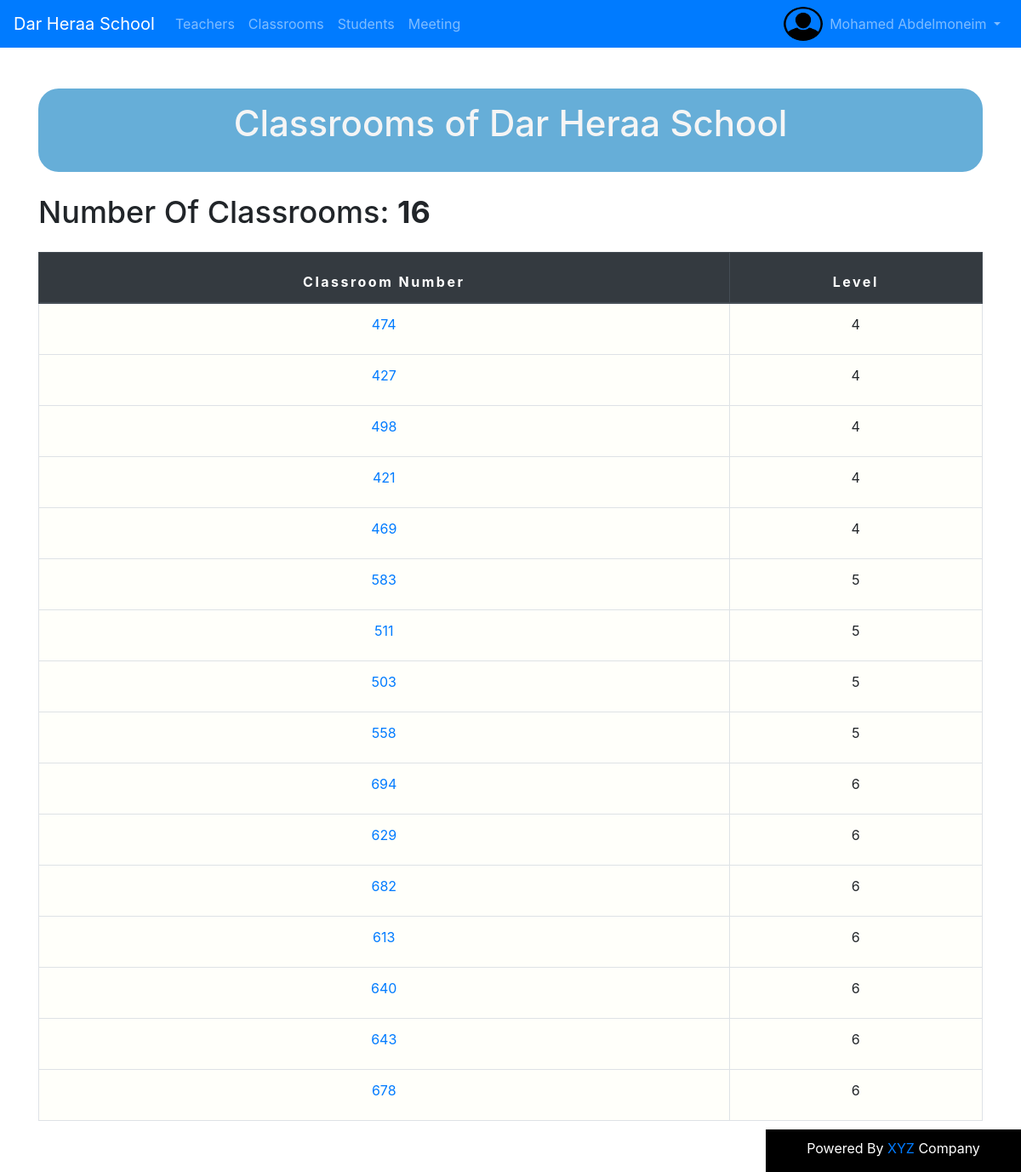
/school/classrooms/ (signed in), run on the app's committed database.
### school/models.py (models this page shows, shortened)
class School(models.Model):
    name = models.CharField(max_length=64)
    classrooms_number = models.IntegerField(verbose_name="Number of classes",blank=True,null=True)
    teachers_number = models.IntegerField(verbose_name="Number of teachers in all school",blank=True,null=True)
    students_number = models.IntegerField(verbose_name="Number of students in all school",blank=True,null=True) # sum of students in all classes
    location = models.CharField(max_length=280)
    manager = models.CharField(max_length=50)

class Classroom(models.Model):
    class_number = models.IntegerField(unique=True)
    levels = [
        ('1','1'),
        ('2','2'),
        ('3','3'),
        ('4','4'),
        ('5','5'),
        ('6','6'),
    ]
    level = models.TextField(max_length=2,choices=levels)
    class Meta:
        ordering = ['class_number']

### school/views.py (the view)
# urls.py: path('classrooms/',views.ClassroomsListView.as_view(),name='classrooms'),
class ClassroomsListView(UserPassesTestMixin,ListView):
    model = Classroom
    context_object_name = 'classrooms'
    queryset = Classroom.objects.all().order_by('level')
    def test_func(self):
        return self.request.user.is_staff
    def get_context_data(self, **kwargs):
        context = super().get_context_data(**kwargs)
        school = School.objects.first()
        school_name = school.name
        context['school'] = school_name
        return context

### school/templates/school/classroom_list.html (shortened to what this page needs)
{%extends 'school/base.html' %}
{%load static%}
{% block head %}
<link rel="stylesheet" href="{% static 'css/classrooms.css' %}">
{% endblock %}
{%block body%}
{% if user.is_staff %}
{% if classrooms %}
  <div class="classrooms mt-5">
      <div class="container ">
        <div id='classrooms_header'>
          <h1 class="mb-4"> Classrooms of {{school}}</h1>
        </div>
        <h2 class='mb-4' id='classrooms_header_number'>Number Of Classrooms: <b>{{classrooms.count}}</b> </h2>
        <table class="table table-bordered table-hover classrooms-table">
          <thead class="thead-dark">
            <tr>
              <th class='letter' scope="col">Classroom Number</th>
              <th class='letter' scope="col">Level</th>
            </tr>
          </thead>
          <tbody>
  {%for classroom in classrooms %}
  <tr>
      <td class="class-list-number"><a href="{% url 'school:classroom_detail' pk=classroom.pk %}">{{classroom.class_number}}</a></td>
      <td>{{classroom.level}}</td>
    </tr>
  {%endfor%}
          </tbody>
        </table>
  </div>
  </div>
  {%else%}
  <div class="container mt-4">
      No classrooms yet.
  </div>
  {%endif%}
{%endif%}
{%endblock%}

### school/templates/school/base.html (shortened to what this page needs)
{%load static%}
<!DOCTYPE html>
<html lang="en">
<head>
  <link rel="stylesheet" href="{% static 'css/bootstrap.min.css'%}">
  <link rel="stylesheet" href="{% static 'css/style.css'%}">
  <link rel="stylesheet" href="{% static 'css/footer.css'%}">
  {%block head%}{%endblock%}
</head>
<body>
  <nav class="navbar navbar-expand-md navbar-dark bg-primary">
    <a class="navbar-brand" href="{% url 'school:home' %}">{{school}}</a>
    <div class="collapse navbar-collapse" id="navbarSupportedContent">
    <ul class="navbar-nav mr-auto">
      {%if user.is_staff %}
      <li class="nav-item"> <a class="nav-link" href="{% url 'school:teachers' %}"> Teachers </a></li>
      <li class="nav-item"> <a class="nav-link" href="{% url 'school:classrooms' %}"> Classrooms </a></li>
      <li class="nav-item"> <a class="nav-link" href="{% url 'school:students' %}"> Students </a></li>
      <li class='nav-item'> <a class='nav-link' href="{% url 'school:meetings' %}"> Meeting </a> </li>
      {%endif%}
    </ul>
    {% if user.is_authenticated %}
    <div class="collapse navbar-collapse" id="mainMenu">
      <ul class="navbar-nav ml-auto">
        {%if user.is_staff.photo%}
        <li class='nav-item' style='padding:0;width:46px;'> <a class='nav-link' style="padding: 0;" href=""><img
              id='account-picture' src="{{user.student.photo.url}}" style='margin:0' width="46" height="40"></a></li>
        <li class="nav-item dropdown">
          <a class="nav-link dropdown-toggle" href="#" id="userMenu" data-toggle="dropdown" aria-haspopup="true"
            aria-expanded="false">
            {{ user.username }}</a>
          {%else%}
        <li class='nav-item' style='padding:0;width:46px;'> <a class='nav-link' style="padding: 0;" href=""><img
              id='account-picture' src="{%static 'default/avatar.png'%}" style='margin:0' width="46" height="40"></a>
        </li>
        <li class="nav-item dropdown">
          <a class="nav-link dropdown-toggle" href="#" id="userMenu" data-toggle="dropdown" aria-haspopup="true"
            aria-expanded="false">
            {{ user.first_name  | title}} {{ user.last_name  | title}} </a>
          {%endif%}
        </li>
      </ul>
    </div>
    {%else%}
    <form class="form-inline ml-auto">
      <a href="{%url 'accounts:login'%}" class="btn btn-warning ">Log in</a>
    </form>
    {%endif%}
    </div>
  </nav>
  {% block body%}{%endblock%}
  <footer id='main-footer'>
    <p>Powered By <a target='blank' href="https://www.facebook.com/profile.php?id=100034115106759">XYZ</a> Company</p>
  </footer>
</body>
</html>

### school/static/css/style.css (style rules this page uses)
body { user-select: none; }
#account-picture { border-radius: 50%; }

### school/static/css/footer.css (style rules this page uses)
html { position: relative; min-height: 100%; }
body { margin-bottom: 50px; }
#main-footer { position: absolute; bottom: 0; right: 0; background-color:black; width: 20vw; text-align: center; padding-top: 10px; display:block; }
#main-footer p { color: white; }

### school/static/css/classrooms.css (style rules this page uses)
.classrooms-table { background-color: #fffffa; }
tr { height: 60px; text-align: center; }
.letter { letter-spacing: 2.5px; }
.class-list-number a { text-decoration: none; }
#main-footer { position: absolute; bottom: 0; right: 0; background-color:black; width: 20%; text-align: center; padding-top: 10px; }
body { margin-bottom: 60px; }
#classrooms_header { background-color: #66AED8; text-align: center; border-radius: 2vw; width:60%; margin-left:19%; padding: 1vh; padding-top:2vh; color: whitesmoke; }
#classrooms_header_number { float: right; margin-top: 10px; font-size: 25px; }
@media screen and (min-width:576px) { #classrooms_header { width:100%; margin-left:0px; margin-bottom: 2vh; } }
@media screen and (min-width:576px) { #classrooms_header h1 { font-size:5vw; } }
@media screen and (min-width:576px) { #main-footer { width:50vw; } }
@media screen and (min-width:576px) { #classrooms_header_number { float: left; font-size:3vw; } }
@media screen and (min-width:1200px) { #classrooms_header { background-color: #66AED8; text-align: center; border-radius: 2vw; width:100%; padding: 1vh; padding-top:2vh; color: whitesmoke; } }
@media screen and (min-width:1200px) { #classrooms_header h1 { font-size:3.5vw; } }
@media screen and (min-width:1200px) { #main-footer { width:25vw; } }

### data on the page
School: name "Dar Heraa School"
Classroom: class_number "474", level "4"
Classroom: class_number "427", level "4"
Classroom: class_number "498", level "4"
Classroom: class_number "421", level "4"
Classroom: class_number "469", level "4"
Classroom: class_number "583", level "5"
Classroom: class_number "511", level "5"
Classroom: class_number "503", level "5"
Classroom: class_number "558", level "5"
Classroom: class_number "694", level "6"
Classroom: class_number "629", level "6"
Classroom: class_number "682", level "6"
Classroom: class_number "613", level "6"
Classroom: class_number "640", level "6"
Classroom: class_number "643", level "6"
Classroom: class_number "678", level "6"

### other printed values
{{ user.first_name  | title }} "Mohamed"
{{ user.last_name  | title }} "Abdelmoneim"
{{ classrooms.count }} "16"
